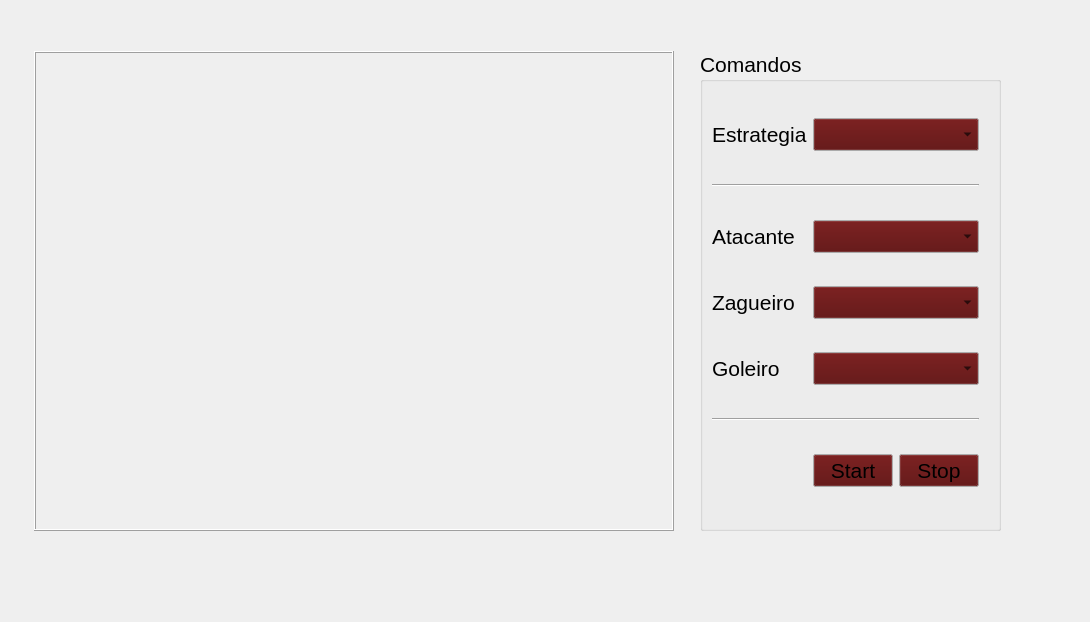
          <widget class="QWidget" name="Principal">
           <attribute name="title">
            <string>Principal</string>
           </attribute>
           <layout class="QGridLayout" name="gridLayout_3">
            <item row="1" column="3">
             <spacer name="horizontalSpacer_5">
              <property name="orientation">
               <enum>Qt::Horizontal</enum>
              </property>
              <property name="sizeHint" stdset="0">
               <size>
                <width>78</width>
                <height>20</height>
               </size>
              </property>
             </spacer>
            </item>
            <item row="1" column="0">
             <spacer name="horizontalSpacer_6">
              <property name="orientation">
               <enum>Qt::Horizontal</enum>
              </property>
              <property name="sizeHint" stdset="0">
               <size>
                <width>10</width>
                <height>20</height>
               </size>
              </property>
             </spacer>
            </item>
            <item row="1" column="1" colspan="2">
             <layout class="QHBoxLayout" name="horizontalLayout_2">
              <item>
               <spacer name="horizontalSpacer_3">
                <property name="orientation">
                 <enum>Qt::Horizontal</enum>
                </property>
                <property name="sizeType">
                 <enum>QSizePolicy::MinimumExpanding</enum>
                </property>
                <property name="sizeHint" stdset="0">
                 <size>
                  <width>13</width>
                  <height>20</height>
                 </size>
                </property>
               </spacer>
              </item>
              <item>
               <widget class="QLabel" name="janela">
                <property name="minimumSize">
                 <size>
                  <width>640</width>
                  <height>480</height>
                 </size>
                </property>
                <property name="frameShape">
                 <enum>QFrame::Box</enum>
                </property>
                <property name="frameShadow">
                 <enum>QFrame::Raised</enum>
                </property>
                <property name="text">
                 <string/>
                </property>
                <property name="alignment">
                 <set>Qt::AlignCenter</set>
                </property>
               </widget>
              </item>
              <item>
               <spacer name="horizontalSpacer_2">
                <property name="orientation">
                 <enum>Qt::Horizontal</enum>
                </property>
                <property name="sizeType">
                 <enum>QSizePolicy::MinimumExpanding</enum>
                </property>
                <property name="sizeHint" stdset="0">
                 <size>
                  <width>20</width>
                  <height>20</height>
                 </size>
                </property>
               </spacer>
              </item>
              <item>
               <widget class="QGroupBox" name="groupBox">
                <property name="palette">
                 <palette>
                  <active>
                   <colorrole role="Button">
                    <brush brushstyle="SolidPattern">
                     <color alpha="255">
                      <red>84</red>
                      <green>2</green>
                      <blue>2</blue>
                     </color>
                    </brush>
                   </colorrole>
                  </active>
                  <inactive>
                   <colorrole role="Button">
                    <brush brushstyle="SolidPattern">
                     <color alpha="255">
                      <red>84</red>
                      <green>2</green>
                      <blue>2</blue>
                     </color>
                    </brush>
                   </colorrole>
                  </inactive>
                  <disabled>
                   <colorrole role="Button">
                    <brush brushstyle="SolidPattern">
                     <color alpha="255">
                      <red>84</red>
                      <green>2</green>
                      <blue>2</blue>
                     </color>
                    </brush>
                   </colorrole>
                  </disabled>
                 </palette>
                </property>
                <property name="font">
                 <font>
                  <pointsize>16</pointsize>
                 </font>
                </property>
                <property name="title">
                 <string>Comandos</string>
                </property>
                <layout class="QGridLayout" name="gridLayout_2">
                 <item row="2" column="0">
                  <widget class="QLabel" name="label_2">
                   <property name="text">
                    <string>Atacante</string>
                   </property>
                  </widget>
                 </item>
                 <item row="2" column="1" colspan="2">
                  <widget class="QComboBox" name="combo_atacante"/>
                 </item>
                 <item row="0" column="1" colspan="2">
                  <widget class="QComboBox" name="comboBox"/>
                 </item>
                 <item row="3" column="0">
                  <widget class="QLabel" name="label_3">
                   <property name="text">
                    <string>Zagueiro</string>
                   </property>
                  </widget>
                 </item>
                 <item row="0" column="0">
                  <widget class="QLabel" name="label">
                   <property name="text">
                    <string>Estrategia</string>
                   </property>
                  </widget>
                 </item>
                 <item row="4" column="0">
                  <widget class="QLabel" name="label_4">
                   <property name="text">
                    <string>Goleiro</string>
                   </property>
                  </widget>
                 </item>
                 <item row="5" column="0" colspan="3">
                  <widget class="Line" name="line_2">
                   <property name="orientation">
                    <enum>Qt::Horizontal</enum>
                   </property>
                  </widget>
                 </item>
                 <item row="3" column="1" colspan="2">
                  <widget class="QComboBox" name="combo_zagueiro"/>
                 </item>
                 <item row="6" column="1">
                  <widget class="QPushButton" name="pushButton">
                   <property name="text">
                    <string>Start</string>
                   </property>
                  </widget>
                 </item>
                 <item row="1" column="0" colspan="3">
                  <widget class="Line" name="line">
                   <property name="orientation">
                    <enum>Qt::Horizontal</enum>
                   </property>
                  </widget>
                 </item>
                 <item row="6" column="2">
                  <widget class="QPushButton" name="pushButton_2">
                   <property name="text">
                    <string>Stop</string>
                   </property>
                  </widget>
                 </item>
                 <item row="4" column="1" colspan="2">
                  <widget class="QComboBox" name="combo_goleiro"/>
                 </item>
                 <item row="4" column="3">
                  <spacer name="horizontalSpacer_4">
                   <property name="orientation">
                    <enum>Qt::Horizontal</enum>
                   </property>
                   <property name="sizeType">
                    <enum>QSizePolicy::MinimumExpanding</enum>
                   </property>
                   <property name="sizeHint" stdset="0">
                    <size>
                     <width>10</width>
                     <height>20</height>
                    </size>
                   </property>
                  </spacer>
                 </item>
                </layout>
               </widget>
              </item>
             </layout>
            </item>
            <item row="0" column="1">
             <spacer name="verticalSpacer_2">
              <property name="orientation">
               <enum>Qt::Vertical</enum>
              </property>
              <property name="sizeHint" stdset="0">
               <size>
                <width>20</width>
                <height>40</height>
               </size>
              </property>
             </spacer>
            </item>
            <item row="2" column="2">
             <spacer name="verticalSpacer">
              <property name="orientation">
               <enum>Qt::Vertical</enum>
              </property>
              <property name="sizeHint" stdset="0">
               <size>
                <width>20</width>
                <height>80</height>
               </size>
              </property>
             </spacer>
            </item>
           </layout>
          </widget>
